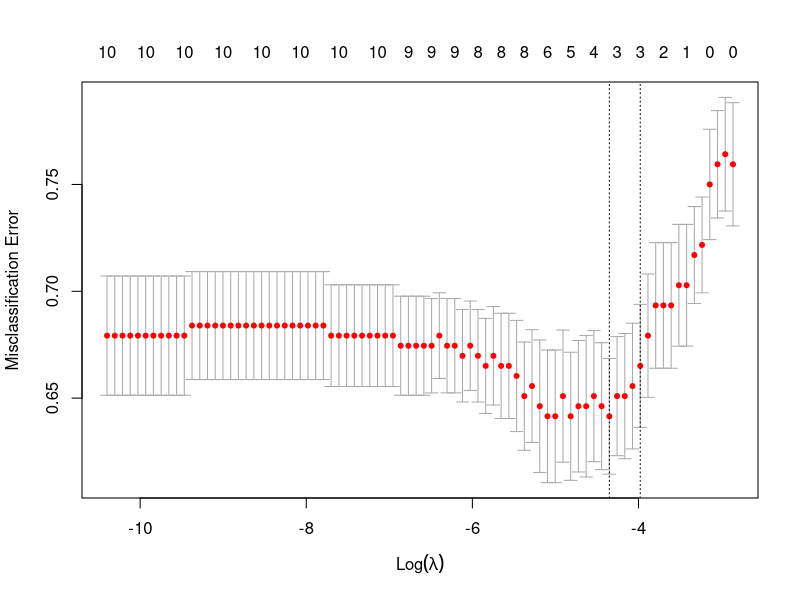

Here is the R script that generated this plot:
## ---- chunk 1
# Packages
library(caret)
library(glmnet)
library(dplyr)

## ---- chunk 2
# Read data
FourtyFive_Minutes_Micro <- read.csv("Burning Macro and Micro Data - 45 Minutes  - Micro.csv",
                 stringsAsFactors = FALSE)
## ---- chunk 3
# Set outcome
FourtyFive_Minutes_Micro$Tool <- as.factor(FourtyFive_Minutes_Micro$Tool)

# Remove rows with missing data
lasso_data_complete <- na.omit(FourtyFive_Minutes_Micro)

# Check how many rows remain
nrow(lasso_data_complete)
## ---- chunk 4
# Separate outcome and predictors
y <- lasso_data_complete$Tool

x_raw <- lasso_data_complete %>%
  select(-Tool)

# Check near-zero variance variables
nzv_metrics <- nearZeroVar(
  x_raw,
  freqCut = 95/5,
  uniqueCut = 10,
  saveMetrics = TRUE
)

nzv_metrics

# See which variables are flagged
nzv_metrics[nzv_metrics$nzv == TRUE, ]

# Remove near-zero variance predictors
nzv_vars <- rownames(nzv_metrics[nzv_metrics$nzv == TRUE, ])

x_filtered <- x_raw %>%
  select(-all_of(nzv_vars))
## ---- chunk 5
# Dummy-code categorical predictors
dummy_model <- dummyVars(~ ., data = x_filtered, fullRank = TRUE)

x <- predict(dummy_model, newdata = x_filtered)

# Make sure x is a matrix
x <- as.matrix(x)
## ---- chunk 6
set.seed(42)

cv_lasso <- cv.glmnet(
  x = x,
  y = y,
  family = "multinomial",
  alpha = 1,
  type.measure = "class",
  nfolds = 10,
  standardize = FALSE
)

# Plot cross-validation curve
plot(cv_lasso)

# Best lambda
cv_lasso$lambda.min

# More conservative lambda
cv_lasso$lambda.1se
## ---- chunk 7
# Coefficients at lambda.min
coef_min <- coef(cv_lasso, s = "lambda.min")

# Coefficients at lambda.1se
coef_1se <- coef(cv_lasso, s = "lambda.1se")
## ---- chunk 8
# Function to pull non-zero coefficients by class
get_selected_vars <- function(coef_object) {
  selected <- lapply(coef_object, function(class_coef) {
    temp <- as.matrix(class_coef)
    rownames(temp)[temp[, 1] != 0]
  })
  
  selected <- lapply(selected, function(vars) {
    vars[vars != "(Intercept)"]
  })
  
  return(selected)
}

selected_min <- get_selected_vars(coef_min)
selected_1se <- get_selected_vars(coef_1se)

selected_min
selected_1se
## ---- chunk 9
# Classification accuracy for lambda.min and lambda.1se

# Predicted classes for lambda.min
pred_min <- predict(
  cv_lasso,
  newx = x,
  s = "lambda.min",
  type = "class"
)

# Predicted classes for lambda.1se
pred_1se <- predict(
  cv_lasso,
  newx = x,
  s = "lambda.1se",
  type = "class"
)

# Convert predictions to factors with the same levels as your outcome
pred_min <- factor(pred_min[, 1], levels = levels(y))
pred_1se <- factor(pred_1se[, 1], levels = levels(y))

# Calculate classification accuracy
accuracy_min <- mean(pred_min == y)
accuracy_1se <- mean(pred_1se == y)

# Overall accuracy results
accuracy_min
accuracy_1se
## ---- chunk 10
# Function for accuracy by tool type
accuracy_by_tool <- function(actual, predicted) {
  
  results <- data.frame(
    Tool = levels(actual),
    Correct = NA,
    Total = NA,
    Accuracy = NA
  )
  
  for (i in seq_along(levels(actual))) {
    
    tool <- levels(actual)[i]
    
    tool_rows <- actual == tool
    
    results$Correct[i] <- sum(predicted[tool_rows] == actual[tool_rows])
    results$Total[i] <- sum(tool_rows)
    results$Accuracy[i] <- results$Correct[i] / results$Total[i]
  }
  
  return(results)
}
## ---- chunk 11
# Accuracy by tool type for lambda.min
accuracy_min <- accuracy_by_tool(
  actual = y,
  predicted = pred_min
)

accuracy_min

# Accuracy by tool type for lambda.1se
accuracy_1se <- accuracy_by_tool(
  actual = y,
  predicted = pred_1se
)

accuracy_1se
## ---- chunk 12
# Confusion matrix for lambda.min
confusionMatrix(
  data = pred_min,
  reference = y
)

# Confusion matrix for lambda.1se
confusionMatrix(
  data = pred_1se,
  reference = y
)
